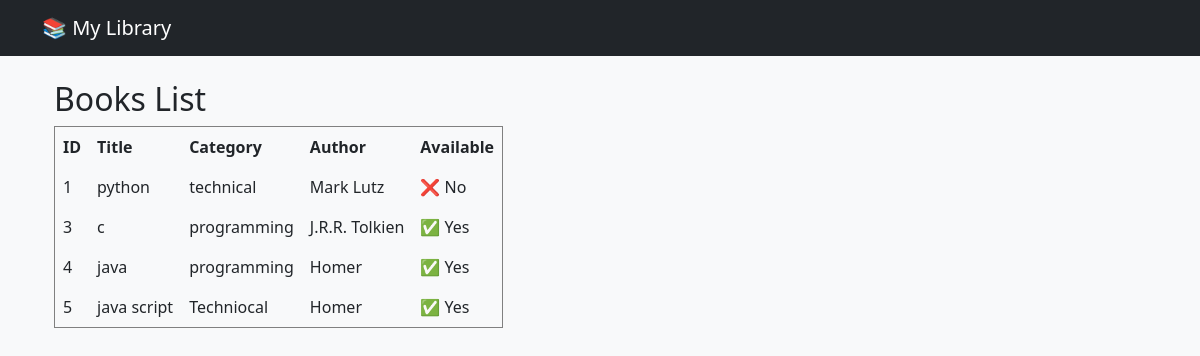
/books/, run on an earlier commit of the app's database.
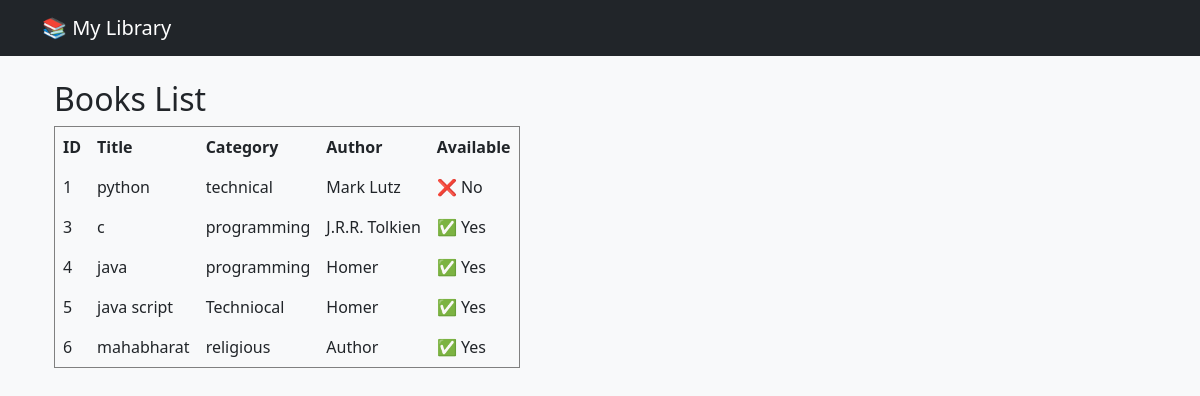
And on a later commit of the database.
### book/models.py (models this page shows, shortened)
class Book(models.Model):
    id = models.AutoField(primary_key=True)
    title = models.CharField(max_length=50)
    category = models.CharField(max_length=50)
    author = models.ForeignKey(Author, on_delete=models.CASCADE)
    is_available = models.BooleanField(default=True)
    member = models.ForeignKey(Member, on_delete=models.SET_NULL, null=True, blank=True)
    issue_date = models.DateField(null=True, blank=True)
    due_date = models.DateField(null=True, blank=True)
    return_date = models.DateField(null=True, blank=True)

class Author(models.Model):
    id = models.AutoField(primary_key=True)
    name = models.CharField(max_length=50)
    def __str__(self):
        return self.name

### book/views.py (the view)
# urls.py: path('books/', allbooks),
def allbooks(request):
    books = Book.objects.all()
    return render(request, "book/allBook.html", {"books": books})

### book/templates/book/allBook.html
{% extends "book/base.html" %}
{% block content %}
<div class="container">
    <h2>Books List</h2>
    <table border="1" cellpadding="8" cellspacing="0">
        <thead>
            <tr>
                <th>ID</th>
                <th>Title</th>
                <th>Category</th>
                <th>Author</th>
                <th>Available</th>
            </tr>
        </thead>
        <tbody>
            {% for book in books %}
            <tr>
                <td>{{ book.id }}</td>
                <td>{{ book.title }}</td>
                <td>{{ book.category }}</td>
                <td>{{ book.author }}</td>
                <td>
                    {% if book.is_available %}
                        ✅ Yes
                    {% else %}
                        ❌ No
                    {% endif %}
                </td>
            </tr>
            {% empty %}
            <tr>
                <td colspan="5">No books available.</td>
            </tr>
            {% endfor %}
        </tbody>
    </table>
</div>
{% endblock %}

What changed in the data, as far as the page shows it:
added Book: id "6", title "mahabharat", category "religious", author "Author", is_available "✅ Yes"
